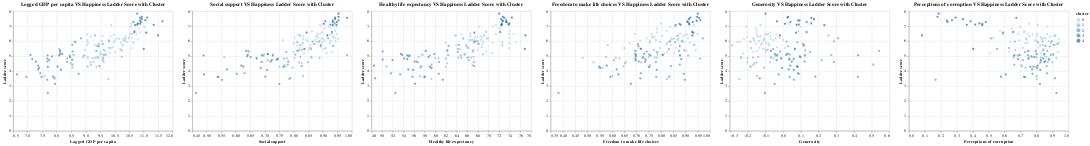

Notebook code for this chart:
### Code cell
alt.hconcat(chart_list0[3], chart_list0[4], chart_list0[5],chart_list0[6],chart_list0[7],chart_list0[8])

### Figure 1 — Vega-Lite specification as saved in the notebook (floating-point values rounded to 4 significant figures; data arrays with more than 128 entries replaced by an {"elided": "..."} marker saying what was removed)
{"config": {"view": {"continuousWidth": 400, "continuousHeight": 300}}, "hconcat": [{"mark": "circle", "encoding": {"color": {"field": "cluster", "scale": {"scheme": "blues"}, "type": "nominal"}, "tooltip": [{"field": "Country name", "type": "nominal"}, {"field": "Logged GDP per capita", "type": "quantitative"}, {"field": "Social support", "type": "quantitative"}, {"field": "Healthy life expectancy", "type": "quantitative"}, {"field": "Freedom to make life choices", "type": "quantitative"}, {"field": "Generosity", "type": "quantitative"}, {"field": "Perceptions of corruption", "type": "quantitative"}], "x": {"field": "Logged GDP per capita", "scale": {"zero": false}, "type": "quantitative"}, "y": {"field": "Ladder score", "type": "quantitative"}}, "title": "Logged GDP per capita VS Happiness Ladder Score with Cluster"}, {"mark": "circle", "encoding": {"color": {"field": "cluster", "scale": {"scheme": "blues"}, "type": "nominal"}, "tooltip": [{"field": "Country name", "type": "nominal"}, {"field": "Logged GDP per capita", "type": "quantitative"}, {"field": "Social support", "type": "quantitative"}, {"field": "Healthy life expectancy", "type": "quantitative"}, {"field": "Freedom to make life choices", "type": "quantitative"}, {"field": "Generosity", "type": "quantitative"}, {"field": "Perceptions of corruption", "type": "quantitative"}], "x": {"field": "Social support", "scale": {"zero": false}, "type": "quantitative"}, "y": {"field": "Ladder score", "type": "quantitative"}}, "title": "Social support VS Happiness Ladder Score with Cluster"}, {"mark": "circle", "encoding": {"color": {"field": "cluster", "scale": {"scheme": "blues"}, "type": "nominal"}, "tooltip": [{"field": "Country name", "type": "nominal"}, {"field": "Logged GDP per capita", "type": "quantitative"}, {"field": "Social support", "type": "quantitative"}, {"field": "Healthy life expectancy", "type": "quantitative"}, {"field": "Freedom to make life choices", "type": "quantitative"}, {"field": "Generosity", "type": "quantitative"}, {"field": "Perceptions of corruption", "type": "quantitative"}], "x": {"field": "Healthy life expectancy", "scale": {"zero": false}, "type": "quantitative"}, "y": {"field": "Ladder score", "type": "quantitative"}}, "title": "Healthy life expectancy VS Happiness Ladder Score with Cluster"}, {"mark": "circle", "encoding": {"color": {"field": "cluster", "scale": {"scheme": "blues"}, "type": "nominal"}, "tooltip": [{"field": "Country name", "type": "nominal"}, {"field": "Logged GDP per capita", "type": "quantitative"}, {"field": "Social support", "type": "quantitative"}, {"field": "Healthy life expectancy", "type": "quantitative"}, {"field": "Freedom to make life choices", "type": "quantitative"}, {"field": "Generosity", "type": "quantitative"}, {"field": "Perceptions of corruption", "type": "quantitative"}], "x": {"field": "Freedom to make life choices", "scale": {"zero": false}, "type": "quantitative"}, "y": {"field": "Ladder score", "type": "quantitative"}}, "title": "Freedom to make life choices VS Happiness Ladder Score with Cluster"}, {"mark": "circle", "encoding": {"color": {"field": "cluster", "scale": {"scheme": "blues"}, "type": "nominal"}, "tooltip": [{"field": "Country name", "type": "nominal"}, {"field": "Logged GDP per capita", "type": "quantitative"}, {"field": "Social support", "type": "quantitative"}, {"field": "Healthy life expectancy", "type": "quantitative"}, {"field": "Freedom to make life choices", "type": "quantitative"}, {"field": "Generosity", "type": "quantitative"}, {"field": "Perceptions of corruption", "type": "quantitative"}], "x": {"field": "Generosity", "scale": {"zero": false}, "type": "quantitative"}, "y": {"field": "Ladder score", "type": "quantitative"}}, "title": "Generosity VS Happiness Ladder Score with Cluster"}, {"mark": "circle", "encoding": {"color": {"field": "cluster", "scale": {"scheme": "blues"}, "type": "nominal"}, "tooltip": [{"field": "Country name", "type": "nominal"}, {"field": "Logged GDP per capita", "type": "quantitative"}, {"field": "Social support", "type": "quantitative"}, {"field": "Healthy life expectancy", "type": "quantitative"}, {"field": "Freedom to make life choices", "type": "quantitative"}, {"field": "Generosity", "type": "quantitative"}, {"field": "Perceptions of corruption", "type": "quantitative"}], "x": {"field": "Perceptions of corruption", "scale": {"zero": false}, "type": "quantitative"}, "y": {"field": "Ladder score", "type": "quantitative"}}, "title": "Perceptions of corruption VS Happiness Ladder Score with Cluster"}], "data": {"name": "data-81db39ef52ff686f658349f19f279d73"}, "$schema": "https://vega.github.io/schema/vega-lite/v4.17.0.json", "datasets": {"data-81db39ef52ff686f658349f19f279d73": {"elided": "149 records"}}}
